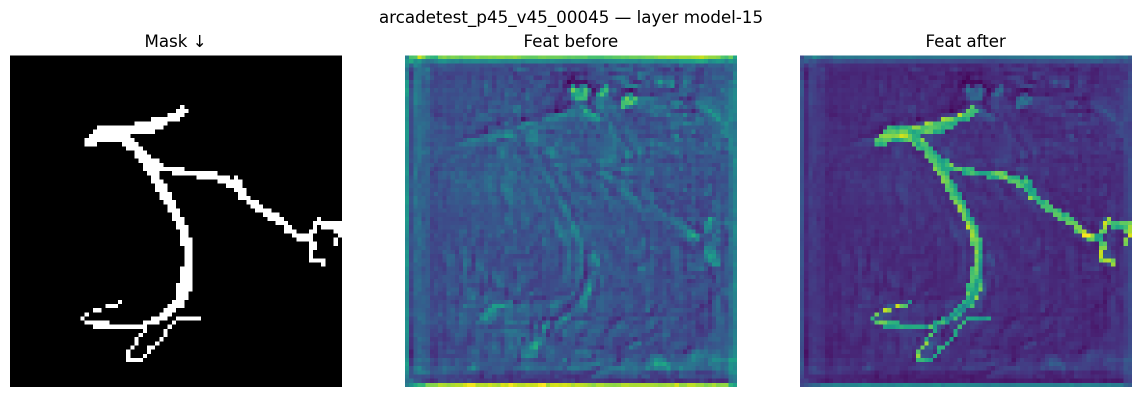
#> input picture assets/feature_maps/arcadetest_p45_v45_00045_layer-model-15.png, 2283 x 794 px (shown at 1/2 size)
$ python mask_showcase_ds.py ../../../assets/feature_maps/arcadetest_p45_v45_00045_layer-model-15.png out
#> lines starting #> are read from the running program, lines starting #| are printed output that depends on the picture; after the words box and inside, x2 and y2 are one past the last pixel; in counts of white or black regions, pixels touching at a corner belong together
### mga_yolo/__init__.py
"""
MGA-YOLO package initializer.

Ensures the vendored 'ultralytics' package is importable as a top-level module.
This mirrors the previous behavior where the project preferred its bundled
ultralytics over an external installation.
"""

from __future__ import annotations

import importlib
import sys
from pathlib import Path


def _ensure_vendored_ultralytics_on_path() -> None:
	"""Prepend the vendored ultralytics root to sys.path if present.

	We add '<repo>/mga_yolo/external/ultralytics' to sys.path so that
	'import ultralytics' resolves to the bundled copy located at
	'mga_yolo/external/ultralytics/ultralytics'.
	"""

	pkg_root: Path = Path(__file__).resolve().parent
	vendor_root: Path = pkg_root / "external" / "ultralytics"
	if vendor_root.is_dir():
		vendor_str = str(vendor_root)
		if vendor_str not in sys.path:
			sys.path.insert(0, vendor_str)


_ensure_vendored_ultralytics_on_path()

# Eagerly import to register the top-level name in sys.modules so absolute
# imports like 'from ultralytics.engine.model import Model' succeed in vendored code.
try:  # pragma: no cover - import robustness only
	if "ultralytics" not in sys.modules:
		importlib.import_module("ultralytics")
except Exception:
	# Defer failures to callers that actually require ultralytics
	pass

__all__: list[str] = []

### mga_yolo/utils/plotting/mask_showcase_ds.py
"""mask_showcase_ds.py

Generate side‑by‑side comparison plots of binary mask downsampling strategies
for the three YOLO feature map resolutions P3 (68x68), P4 (34x34), P5 (17x17).

Methods showcased (mirroring _downsample_mask logic):
  - nearest
  - area
  - maxpool
  - pyrdown
  - skeleton_bresenham (connectivity preserving)

Three PNGs are produced (one per pyramid level) each with a 1xN panel where
N = number of methods. Only the first subplot carries a y‑axis label in the
form "P{level}\n(HxW)". All other axes have no axis labels or ticks.

Usage:
  python -m mga_yolo.utils.plotting.mask_showcase_ds MASK_PATH OUT_DIR \
		 [--prefix PREFIX] [--thresh 0.0] [--no-bridge]

The input mask can be:
  - An image file (read via Pillow) – any non‑zero pixel becomes 1
  - A .npy file containing a 2D array

Matplotlib styling reuses `configure_matplotlib` from `model_comparison`.
"""

from __future__ import annotations

import argparse
import logging
import math
from pathlib import Path
from typing import Dict, List, Tuple

import numpy as np
import cv2
from PIL import Image
import matplotlib.pyplot as plt

from mga_yolo.utils.plotting.model_comparison import configure_matplotlib  # reuse global style
from mga_yolo.utils.mask_downsample import (
	DownsampleConfig,
	downsample_preserve_connectivity,
)

LOGGER = logging.getLogger(__name__)

# Methods explicitly mentioned in the reference _downsample_mask implementation
DS_METHODS: List[str] = ["nearest", "area", "maxpool", "pyrdown", "skeleton_bresenham"]


def _binary_load(path: Path) -> np.ndarray:
	"""Load a mask (image or .npy) and return a uint8 {0,1} array."""
	if path.suffix.lower() == ".npy":
		arr = np.load(path)
	else:
		img = Image.open(path).convert("L")
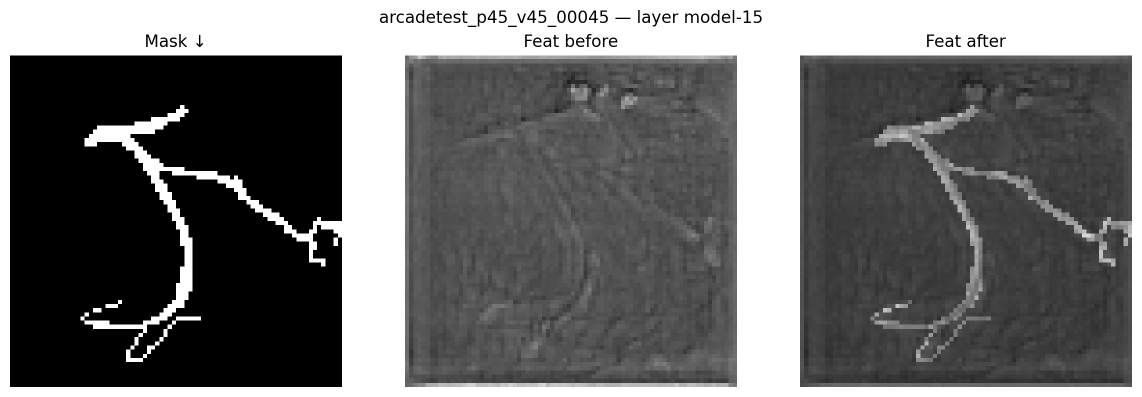
#> img: PIL image 2283x794 L (shown at 1/2 size); min 0, max 255, mean 109.6
		arr = np.array(img)
	if arr.ndim != 2:
		raise ValueError("Mask must be 2D (HxW).")
	return (arr > 0).astype(np.uint8)
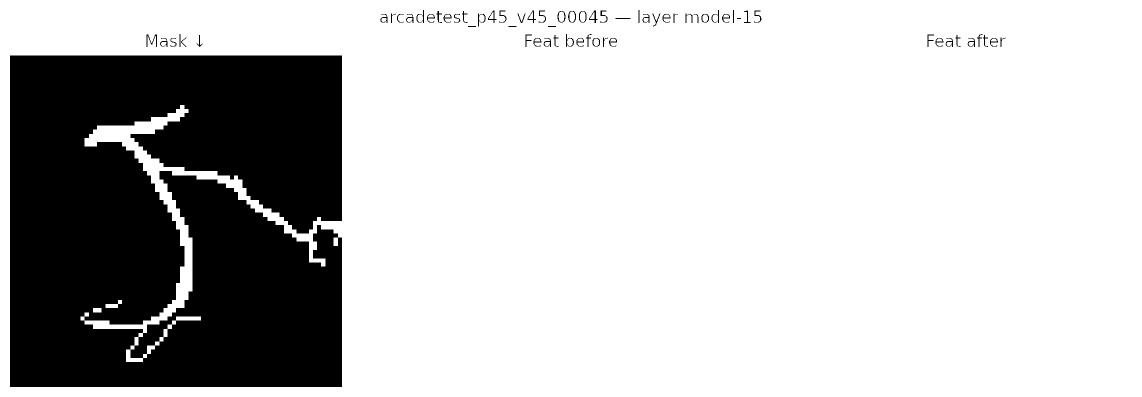
#> returned value: shape (794, 2283) (shown at 1/2 size); values 0 (black) and 1 (white), 76.9% white; 67 black regions (2 under 20 px), largest, box (x1, y1, x2, y2) and area: (20, 111, 684, 774) 414109, (293, 69, 314, 94) 166, (1178, 21, 1195, 46) 127


def _ensure_target_stride(h: int, w: int, target: int) -> int:
	"""Compute stride such that ceil(h/stride)=target. Prefer exact division.

	Raises if resulting width mismatch would differ from target (expects square-ish).
	"""
	stride = math.ceil(h / target)
	if math.ceil(w / stride) != target:
		raise ValueError(
			f"Width/stride mismatch: original=({h},{w}) target={target} stride={stride} -> (ceil={math.ceil(h/stride)},{math.ceil(w/stride)})"
		)
	return stride


# [43 lines left out: function _downsample, not called in this run]


def _downsample_all(mask: np.ndarray, target: int, thresh: float, bridge: bool) -> Dict[str, np.ndarray]:
	"""Downsample mask to target resolution with all methods; returns dict method->mask."""
	h, w = mask.shape
	stride = _ensure_target_stride(h, w, target)
	out: Dict[str, np.ndarray] = {}
	for m in DS_METHODS:
		ds = _downsample(mask, stride, m, thresh, bridge)
		# Harmonize output to target (crop/resize if any rounding difference)
		if ds.shape != (target, target):  # enforce expected square size
			ds = cv2.resize(ds, (target, target), interpolation=cv2.INTER_NEAREST)
		out[m] = ds.astype(np.uint8)
	return out


# [21 lines left out: function _plot_panel, not called in this run]


def generate_showcase(mask_path: Path, out_dir: Path, prefix: str | None, thresh: float = 0.0, bridge: bool = True) -> List[Path]:
	"""High-level driver returning list of created figure paths."""
	mask = _binary_load(mask_path)
	h, w = mask.shape
#> h = 794; w = 2283
	LOGGER.info("Loaded mask %s shape=%s", mask_path, (h, w))

	# Expected YOLO strides relative to original: 8,16,32 -> target sizes 64,32,16 for 544 input.
	targets: List[Tuple[str, int]] = [("P3", 64), ("P4", 32), ("P5", 16)]
	out_dir.mkdir(parents=True, exist_ok=True)
	if prefix is None:
		prefix = mask_path.stem

	paths: List[Path] = []
	for level, size in targets:
		try:
			res_dict = _downsample_all(mask, size, thresh=thresh, bridge=bridge)
		except ValueError as e:
			LOGGER.error("Skipping %s: %s", level, e)
			continue
		out_path = out_dir / f"{prefix}_{level.lower()}.png"
		_plot_panel(res_dict, level, size, out_path)
		paths.append(out_path)
#> after the loop, paths = []
	return paths


def _build_argparser() -> argparse.ArgumentParser:
	p = argparse.ArgumentParser(description="Showcase mask downsampling methods for YOLO pyramid levels")
	p.add_argument("mask", type=Path, help="Path to binary mask image or .npy file")
	p.add_argument("out", type=Path, help="Output directory for figures")
	p.add_argument("--prefix", type=str, default=None, help="Filename prefix (default: mask stem)")
	p.add_argument("--thresh", type=float, default=0.0, help="Threshold for area method")
	p.add_argument("--no-bridge", action="store_true", help="Disable 3x3 closing bridge")
	p.add_argument("-v", "--verbose", action="count", default=0, help="Increase verbosity (-v, -vv)")
	return p


def main() -> None:  # pragma: no cover - CLI utility
	ap = _build_argparser()
	args = ap.parse_args()
	level = logging.WARNING if args.verbose == 0 else logging.INFO if args.verbose == 1 else logging.DEBUG
	logging.basicConfig(level=level, format="%(asctime)s %(levelname)s %(message)s")
	paths = generate_showcase(args.mask, args.out, args.prefix, thresh=args.thresh, bridge=not args.no_bridge)
#> paths = []
	for p in paths:
		print(p)
#> this loop made 0 passes


if __name__ == "__main__":  # pragma: no cover
	main()
